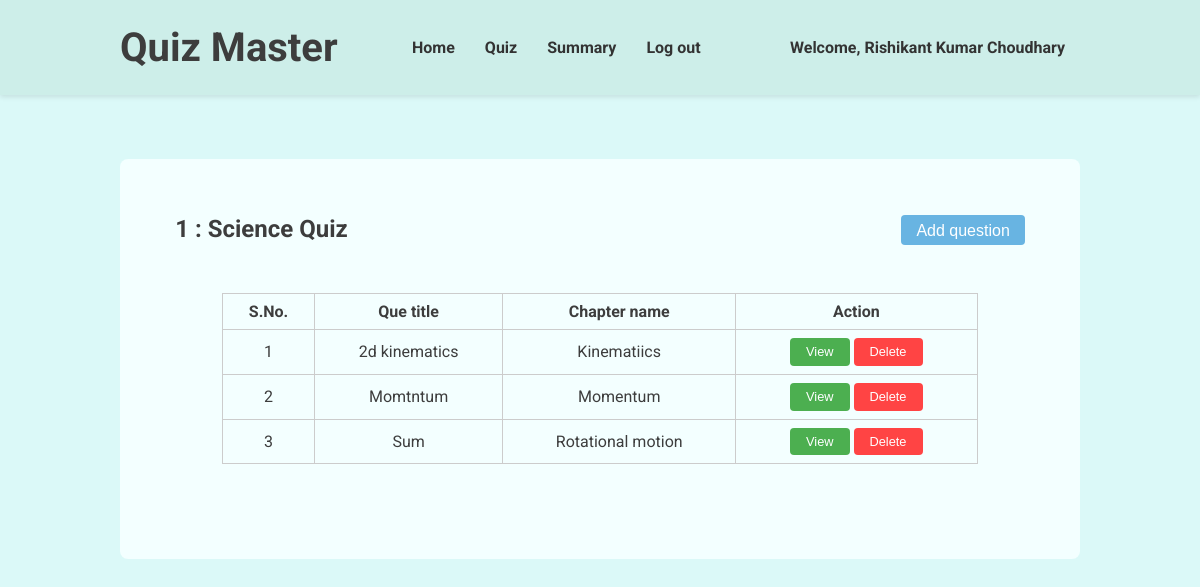
Page /view-quiz/1 (signed in) on the committed database.
### models.py (models this page shows, shortened)
class User(db.Model, UserMixin):
    __tablename__ = 'users'
    id = db.Column(db.Integer, primary_key=True)
    username = db.Column(db.String(80), unique=True, nullable=False)
    passhash = db.Column(db.String(256), nullable=False)
    fullname = db.Column(db.String(80), nullable=False)
    qualification = db.Column(db.String(80), nullable=False)
    dob = db.Column(db.Date, nullable=False)
    is_admin = db.Column(db.Boolean, nullable=False, default=False)
    @property
    def password(self):
        raise AttributeError('Password is not a readable attribute')

class Quizzes(db.Model):
    __tablename__ = 'quizzes'
    quizid = db.Column(db.Integer, primary_key=True)
    quizname = db.Column(db.String(80), unique=False, nullable=False)
    subjectid = db.Column(db.Integer, db.ForeignKey('subjects.subjectid'), nullable=False)
    duration = db.Column(db.Integer, nullable=False)
    quizdate = db.Column(db.Date, nullable=False)
    questions = db.relationship('Questions', backref='quiz', lazy=True)

class Questions(db.Model):
    __tablename__ = 'questions'
    questionid = db.Column(db.Integer, primary_key=True)
    quizid = db.Column(db.Integer, db.ForeignKey('quizzes.quizid'), nullable=False)
    chapterid = db.Column(db.Integer, db.ForeignKey('chapters.chapterid'), nullable=False)
    title = db.Column(db.String(80), nullable=False)
    statement = db.Column(db.String(512), nullable=False)
    option1 = db.Column(db.String(80), nullable=False)
    option2 = db.Column(db.String(80), nullable=False)
    option3 = db.Column(db.String(80), nullable=False)
    option4 = db.Column(db.String(80), nullable=False)
    ans = db.Column(db.Integer, nullable=False)

class Chapters(db.Model):
    __tablename__ = 'chapters'
    chapterid = db.Column(db.Integer, primary_key=True)
    subjectid = db.Column(db.Integer, db.ForeignKey('subjects.subjectid'), nullable=False)
    chaptername = db.Column(db.String(80), unique=False, nullable=False)
    chapterdesc = db.Column(db.String(512), nullable=False)
    questions = db.relationship('Questions', backref='chapter', lazy=True)

### routes.py (the view, shortened to what this page needs)
@app.route('/view-quiz/<int:quiz_id>', methods=['GET', 'POST'])
@login_required
def view_quiz(quiz_id):
    return render_template('view-quiz.html', user = current_user, quiz = Quizzes.query.get(quiz_id), questions = Questions.query.filter_by(quizid=quiz_id).all(), chapters = Chapters.query.filter_by(subjectid=Quizzes.query.get(quiz_id).subjectid).all())

### app.py (called while the page is built)
@login_manager.user_loader
def load_user(userid):
    return models.User.query.get(int(userid))

### templates/view-quiz.html (shortened to what this page needs)
{% extends "base.html" %} {% block title %}View Quiz | Quiz Master{% endblock %}
{% block stylesheet %}
<link rel="stylesheet" href="{{ url_for('static', filename='navbar.css') }}" />
{% endblock %} {% block navbar %}
<header>
  <div class="header-container">
    <h1>Quiz Master</h1>
    <nav>
      <ul>
        <li>
          <a href="/admin-dashboard">Home</a>
        </li>
        <li>
          <a href="/admin-quiz">Quiz</a>
        </li>
        <li>
          <a href="/admin-summary">Summary</a>
        </li>
        <li>
          <a href="/logout">Log out</a>
        </li>
      </ul>
    </nav>
    <a href="/profile">Welcome, {{ user.fullname}}</a>
  </div>
</header>
{% endblock %} {% block content %}
<main>
  <div class="sub-header">
    <h2>{{ quiz.quizid }} : {{ quiz.quizname }}</h2>
    <button id="add-question-btn">Add question</button>
  </div>
  <table>
    <thead>
      <tr>
        <th>S.No.</th>
        <th>Que title</th>
        <th>Chapter name</th>
        <th>Action</th>
      </tr>
    </thead>
    <tbody>
      {% for question in questions %}
      <tr>
        <td>{{ loop.index }}</td>
        <td>{{ question.title }}</td>
        {% for chapter in chapters %} {% if chapter.chapterid ==
        question.chapterid %}
        <td>{{ chapter.chaptername }}</td>
        {% endif %} {% endfor %}
        <td>
          <button
            class="view-btn"
            onclick="viewQuestion({{ question.questionid }})"
          >
            View
          </button>
          <button
            class="delete-btn"
            onclick="deleteQuestion({{ question.questionid }})"
          >
            Delete
          </button>
        </td>
      </tr>
      {% endfor %}
    </tbody>
  </table>
</main>
{% endblock %}

### static/index.css (style rules this page uses)
* { margin: 0; padding: 0; box-sizing: border-box; }
body { background-color: #dbf9f8; color: #3d3d3d; font-family: 'roboto', sans-serif; }

### static/navbar.css (style rules this page uses)
header { background-color: #cdeee9; padding: 1.5rem; box-shadow: 0 2px 5px rgba(0, 0, 0, 0.1); }
.header-container { margin: auto; width: 80vw; display: flex; justify-content: space-between; align-items: center; }
header h1 { margin: 0; font-size: 2.5rem; color: #3d3d3d; }
header nav ul { list-style: none; display: flex; }
header a { margin: 0 15px; text-decoration: none; color: #333; font-weight: bold; }

### templates/view-quiz.html (style rules this page uses)
main { margin: 4rem 0; padding: 0.5rem; min-height: 50vh; display: flex; flex-direction: column; align-items: center; background-color: #f3ffff; border-radius: 0.5rem; }
.sub-header { margin: 3rem 0; width: 90%; display: flex; justify-content: space-between; }
.sub-header h2 { font-size: 1.5rem; }
.sub-header button { padding: 7px 15px 5px; font-size: 1rem; background-color: #68b4e2; color: #fff; border: none; border-radius: 0.25rem; cursor: pointer; }
table { width: 80%; border-collapse: collapse; margin-bottom: 3rem; }
th, td { border: 1px solid #ccc; padding: 8px; text-align: center; }
.view-btn, .delete-btn { padding: 0.4rem 1rem; font-size: 0.8rem; color: white; border: none; border-radius: 0.25rem; cursor: pointer; }
.view-btn { background-color: #4caf50; }
.delete-btn { background-color: #f44; }

### rows in the picture
User: fullname "Rishikant Kumar Choudhary"
Quizzes: quizid "1", quizname "Science Quiz"
Questions: title "2d kinematics"
Chapters: chaptername "Kinematiics"
Questions: title "Momtntum"
Chapters: chaptername "Momentum"
Questions: title "Sum"
Chapters: chaptername "Rotational motion"
